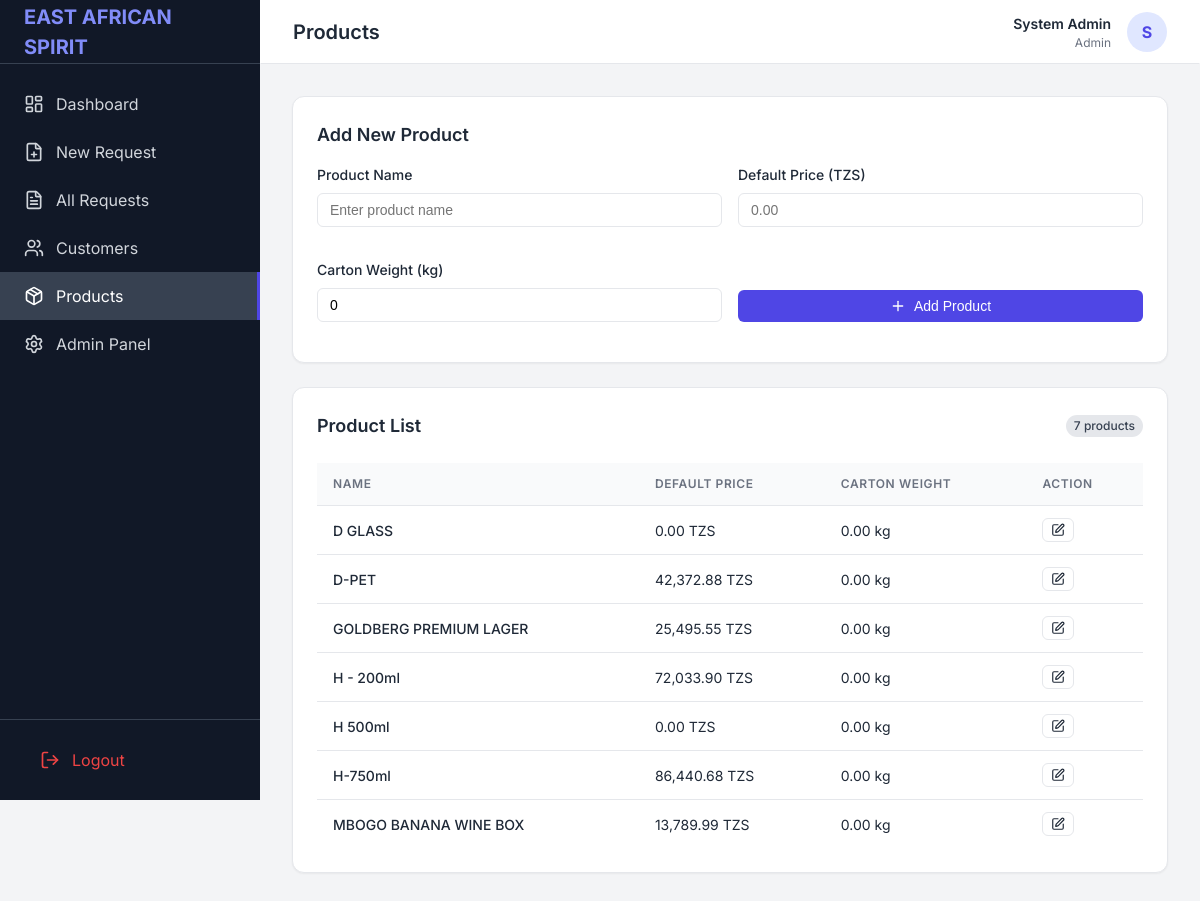
The page /products.php (signed in) on the database its author committed.
### tables this page shows
CREATE TABLE `products` (
  `id` int(11) NOT NULL AUTO_INCREMENT,
  `name` varchar(100) NOT NULL,
  `description` text DEFAULT NULL,
  `default_price` decimal(10,2) DEFAULT 0.00,
  `carton_weight` decimal(10,2) DEFAULT 0.00,
  PRIMARY KEY (`id`)
);

### products.php (the view, shortened to what this page needs)
<?php
require_once 'includes/header.php';
try {
    $stmt = $pdo->query("SELECT *, IFNULL(carton_weight, 0) as carton_weight FROM products ORDER BY name");
    $products = $stmt->fetchAll();
} catch (PDOException $e) {
    $stmt = $pdo->query("SELECT *, 0 as carton_weight FROM products ORDER BY name");
    $products = $stmt->fetchAll();
}
?>
<div class="card">
    <h3 class="card-title">Add New Product</h3>
    <form method="POST">
        <div class="form-grid-2">
            <div class="form-group">
                <label class="form-label">Product Name</label>
                <input type="text" name="name" class="form-control" placeholder="Enter product name" required>
            </div>
            <div class="form-group">
                <label class="form-label">Default Price (TZS)</label>
                <input type="number" name="price" class="form-control" step="0.01" placeholder="0.00" required>
            </div>
            <div class="form-group">
                <label class="form-label">Carton Weight (kg)</label>
                <input type="number" name="carton_weight" class="form-control" step="0.01" placeholder="0.00" value="0">
            </div>
            <div class="form-group" style="display: flex; align-items: flex-end;">
                <button type="submit" class="btn btn-primary btn-block">
                    <i data-lucide="plus" style="width: 16px; height: 16px; margin-right: 0.5rem;"></i>
                    Add Product
                </button>
            </div>
        </div>
    </form>
</div>
<div class="card">
    <div class="flex-header">
        <h3 class="card-title" style="margin-bottom: 0;">Product List</h3>
        <span class="badge badge-secondary"><?php echo count($products); ?> products</span>
    </div>
    <div class="table-container desktop-only">
        <table class="table">
            <thead>
                <tr>
                    <th>Name</th>
                    <th>Default Price</th>
                    <th>Carton Weight</th>
                    <th>Action</th>
                </tr>
            </thead>
            <tbody>
                <?php foreach ($products as $product): ?>
                <tr>
                    <td style="font-weight: 500;"><?php echo htmlspecialchars($product['name']); ?></td>
                    <td><?php echo number_format($product['default_price'], 2); ?> TZS</td>
                    <td><?php echo number_format($product['carton_weight'] ?? 0, 2); ?> kg</td>
                    <td>
                        <a href="edit_product.php?id=<?php echo $product['id']; ?>" class="btn btn-secondary btn-sm">
                            <i data-lucide="edit" style="width: 14px; height: 14px;"></i>
                        </a>
                    </td>
                </tr>
                <?php endforeach; ?>
            </tbody>
        </table>
    </div>
</div>
<?php require_once 'includes/footer.php'; ?>

### assets/css/style.css (style rules this page uses)
:root { --primary-color: #4f46e5; --primary-hover: #4338ca; --secondary-color: #10b981; --accent-color: #f59e0b; --bg-color: #f3f4f6; --card-bg: #ffffff; --text-color: #1f2937; --text-muted: #6b7280; --border-color: #e5e7eb; --sidebar-width: 260px; --header-height: 64px; --glass-bg: rgba(255, 255, 255, 0.7); --glass-border: rgba(255, 255, 255, 0.3); --shadow-sm: 0 1px 2px 0 rgba(0, 0, 0, 0.05); --shadow-md: 0 4px 6px -1px rgba(0, 0, 0, 0.1), 0 2px 4px -1px rgba(0, 0, 0, 0.06); --shadow-lg: 0 10px 15px -3px rgba(0, 0, 0, 0.1), 0 4px 6px -2px rgba(0, 0, 0, 0.05); }
* { box-sizing: border-box; margin: 0; padding: 0; }
body { font-family: 'Inter', system-ui, -apple-system, sans-serif; background-color: var(--bg-color); color: var(--text-color); line-height: 1.5; }
a { text-decoration: none; color: inherit; }
.card { background-color: var(--card-bg); border-radius: 0.75rem; box-shadow: var(--shadow-sm); padding: 1.5rem; margin-bottom: 1.5rem; border: 1px solid var(--border-color); }
.btn { display: inline-flex; align-items: center; justify-content: center; padding: 0.5rem 1rem; border-radius: 0.375rem; font-weight: 500; cursor: pointer; transition: all 0.2s; border: none; font-size: 0.875rem; }
.btn-primary { background-color: var(--primary-color); color: white; }
.btn-secondary { background-color: white; border: 1px solid var(--border-color); color: var(--text-color); }
.form-group { margin-bottom: 1rem; }
.form-label { display: block; font-size: 0.875rem; font-weight: 500; color: var(--text-color); margin-bottom: 0.5rem; }
.form-control { width: 100%; padding: 0.5rem 0.75rem; border-radius: 0.375rem; border: 1px solid var(--border-color); background-color: white; font-size: 0.875rem; transition: border-color 0.2s; }
.table-container { overflow-x: auto; }
.table { width: 100%; border-collapse: collapse; font-size: 0.875rem; }
.table th { text-align: left; padding: 0.75rem 1rem; background-color: #f9fafb; color: var(--text-muted); font-weight: 600; text-transform: uppercase; font-size: 0.75rem; letter-spacing: 0.05em; border-bottom: 1px solid var(--border-color); }
.table td { padding: 0.75rem 1rem; border-bottom: 1px solid var(--border-color); color: var(--text-color); }
.table tr:last-child td { border-bottom: none; }
.badge { display: inline-flex; align-items: center; padding: 0.125rem 0.5rem; border-radius: 9999px; font-size: 0.75rem; font-weight: 500; }
.badge-secondary { background-color: #e5e7eb; color: #374151; }
.btn-block { width: 100%; }
.btn-sm { padding: 0.25rem 0.5rem; font-size: 0.75rem; }
.card-title { font-size: 1.125rem; font-weight: 600; margin-bottom: 1rem; }
.form-grid-2 { display: grid; grid-template-columns: 1fr 1fr; gap: 1rem; }
.desktop-only { display: block; }
.flex-header { display: flex; justify-content: space-between; align-items: center; margin-bottom: 1.5rem; }

### rows shown on the page
products: name "D GLASS", default_price "0.00", carton_weight "0.00"
products: name "D-PET", default_price "42,372.88", carton_weight "0.00"
products: name "GOLDBERG PREMIUM LAGER", default_price "25,495.55", carton_weight "0.00"
products: name "H - 200ml", default_price "72,033.90", carton_weight "0.00"
products: name "H 500ml", default_price "0.00", carton_weight "0.00"
products: name "H-750ml", default_price "86,440.68", carton_weight "0.00"
products: name "MBOGO BANANA WINE BOX", default_price "13,789.99", carton_weight "0.00"

### other values the page prints
$pageTitle "Products"
$user_name "System Admin"
$user_role "Admin"
substr($user_name, 0, 1) "S"
count($products) "7"
